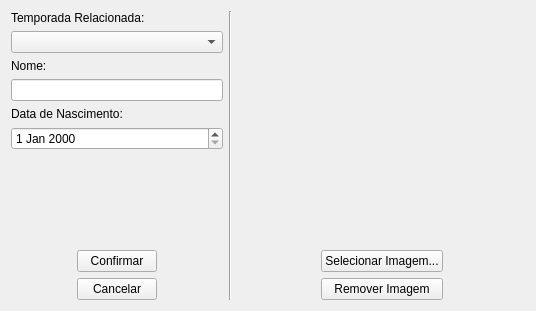
<?xml version="1.0" encoding="UTF-8"?>
<ui version="4.0">
 <class>cadastroArbitro</class>
 <widget class="QWidget" name="cadastroArbitro">
  <property name="geometry">
   <rect>
    <x>0</x>
    <y>0</y>
    <width>536</width>
    <height>311</height>
   </rect>
  </property>
  <property name="windowTitle">
   <string>Form</string>
  </property>
  <layout class="QGridLayout" name="gridLayout">
   <item row="0" column="0">
    <layout class="QGridLayout" name="gridLayout_2">
     <item row="8" column="1">
      <widget class="QPushButton" name="Confirmar">
       <property name="enabled">
        <bool>true</bool>
       </property>
       <property name="text">
        <string>Confirmar</string>
       </property>
      </widget>
     </item>
     <item row="9" column="1">
      <widget class="QPushButton" name="Cancelar">
       <property name="enabled">
        <bool>true</bool>
       </property>
       <property name="text">
        <string>Cancelar</string>
       </property>
      </widget>
     </item>
     <item row="1" column="0" colspan="3">
      <widget class="QComboBox" name="comboBox">
       <property name="sizePolicy">
        <sizepolicy hsizetype="Ignored" vsizetype="Fixed">
         <horstretch>0</horstretch>
         <verstretch>0</verstretch>
        </sizepolicy>
       </property>
      </widget>
     </item>
     <item row="4" column="0" colspan="3">
      <widget class="QLabel" name="label_3">
       <property name="sizePolicy">
        <sizepolicy hsizetype="Fixed" vsizetype="Fixed">
         <horstretch>0</horstretch>
         <verstretch>0</verstretch>
        </sizepolicy>
       </property>
       <property name="text">
        <string>Data de Nascimento:</string>
       </property>
      </widget>
     </item>
     <item row="5" column="0" colspan="3">
      <widget class="QDateEdit" name="dateEdit">
       <property name="sizePolicy">
        <sizepolicy hsizetype="Ignored" vsizetype="Fixed">
         <horstretch>0</horstretch>
         <verstretch>0</verstretch>
        </sizepolicy>
       </property>
      </widget>
     </item>
     <item row="9" column="0">
      <spacer name="horizontalSpacer_2">
       <property name="orientation">
        <enum>Qt::Horizontal</enum>
       </property>
       <property name="sizeType">
        <enum>QSizePolicy::Fixed</enum>
       </property>
       <property name="sizeHint" stdset="0">
        <size>
         <width>60</width>
         <height>20</height>
        </size>
       </property>
      </spacer>
     </item>
     <item row="0" column="0" colspan="3">
      <widget class="QLabel" name="label">
       <property name="sizePolicy">
        <sizepolicy hsizetype="Fixed" vsizetype="Fixed">
         <horstretch>0</horstretch>
         <verstretch>0</verstretch>
        </sizepolicy>
       </property>
       <property name="text">
        <string>Temporada Relacionada:</string>
       </property>
      </widget>
     </item>
     <item row="8" column="0">
      <spacer name="horizontalSpacer">
       <property name="orientation">
        <enum>Qt::Horizontal</enum>
       </property>
       <property name="sizeType">
        <enum>QSizePolicy::Fixed</enum>
       </property>
       <property name="sizeHint" stdset="0">
        <size>
         <width>60</width>
         <height>20</height>
        </size>
       </property>
      </spacer>
     </item>
     <item row="9" column="2">
      <spacer name="horizontalSpacer_4">
       <property name="orientation">
        <enum>Qt::Horizontal</enum>
       </property>
       <property name="sizeType">
        <enum>QSizePolicy::Fixed</enum>
       </property>
       <property name="sizeHint" stdset="0">
        <size>
         <width>60</width>
         <height>20</height>
        </size>
       </property>
      </spacer>
     </item>
     <item row="8" column="2">
      <spacer name="horizontalSpacer_3">
       <property name="orientation">
        <enum>Qt::Horizontal</enum>
       </property>
       <property name="sizeType">
        <enum>QSizePolicy::Fixed</enum>
       </property>
       <property name="sizeHint" stdset="0">
        <size>
         <width>60</width>
         <height>20</height>
        </size>
       </property>
      </spacer>
     </item>
     <item row="2" column="0" colspan="3">
      <widget class="QLabel" name="label_2">
       <property name="sizePolicy">
        <sizepolicy hsizetype="Fixed" vsizetype="Fixed">
         <horstretch>0</horstretch>
         <verstretch>0</verstretch>
        </sizepolicy>
       </property>
       <property name="text">
        <string>Nome:</string>
       </property>
      </widget>
     </item>
     <item row="3" column="0" colspan="3">
      <widget class="QLineEdit" name="lineEdit">
       <property name="sizePolicy">
        <sizepolicy hsizetype="Ignored" vsizetype="Fixed">
         <horstretch>0</horstretch>
         <verstretch>0</verstretch>
        </sizepolicy>
       </property>
      </widget>
     </item>
     <item row="6" column="0" colspan="3">
      <spacer name="verticalSpacer">
       <property name="orientation">
        <enum>Qt::Vertical</enum>
       </property>
       <property name="sizeHint" stdset="0">
        <size>
         <width>20</width>
         <height>40</height>
        </size>
       </property>
      </spacer>
     </item>
    </layout>
   </item>
   <item row="0" column="2">
    <layout class="QGridLayout" name="gridLayout_3">
     <item row="2" column="1">
      <widget class="QPushButton" name="RemoverImg">
       <property name="text">
        <string>Remover Imagem</string>
       </property>
      </widget>
     </item>
     <item row="1" column="0">
      <spacer name="horizontalSpacer_5">
       <property name="orientation">
        <enum>Qt::Horizontal</enum>
       </property>
       <property name="sizeHint" stdset="0">
        <size>
         <width>40</width>
         <height>20</height>
        </size>
       </property>
      </spacer>
     </item>
     <item row="1" column="1">
      <widget class="QPushButton" name="SelecionarImg">
       <property name="text">
        <string>Selecionar Imagem...</string>
       </property>
      </widget>
     </item>
     <item row="2" column="0">
      <spacer name="horizontalSpacer_6">
       <property name="orientation">
        <enum>Qt::Horizontal</enum>
       </property>
       <property name="sizeHint" stdset="0">
        <size>
         <width>40</width>
         <height>20</height>
        </size>
       </property>
      </spacer>
     </item>
     <item row="1" column="2">
      <spacer name="horizontalSpacer_7">
       <property name="orientation">
        <enum>Qt::Horizontal</enum>
       </property>
       <property name="sizeHint" stdset="0">
        <size>
         <width>40</width>
         <height>20</height>
        </size>
       </property>
      </spacer>
     </item>
     <item row="2" column="2">
      <spacer name="horizontalSpacer_8">
       <property name="orientation">
        <enum>Qt::Horizontal</enum>
       </property>
       <property name="sizeHint" stdset="0">
        <size>
         <width>40</width>
         <height>20</height>
        </size>
       </property>
      </spacer>
     </item>
     <item row="0" column="0" colspan="3">
      <widget class="QLabel" name="pixmap">
       <property name="sizePolicy">
        <sizepolicy hsizetype="Ignored" vsizetype="Ignored">
         <horstretch>0</horstretch>
         <verstretch>0</verstretch>
        </sizepolicy>
       </property>
       <property name="text">
        <string/>
       </property>
      </widget>
     </item>
    </layout>
   </item>
   <item row="0" column="1">
    <widget class="Line" name="line">
     <property name="orientation">
      <enum>Qt::Vertical</enum>
     </property>
    </widget>
   </item>
  </layout>
 </widget>
 <resources/>
 <connections>
  <connection>
   <sender>lineEdit</sender>
   <signal>returnPressed()</signal>
   <receiver>Confirmar</receiver>
   <slot>click()</slot>
   <hints>
    <hint type="sourcelabel">
     <x>90</x>
     <y>109</y>
    </hint>
    <hint type="destinationlabel">
     <x>54</x>
     <y>264</y>
    </hint>
   </hints>
  </connection>
 </connections>
</ui>
